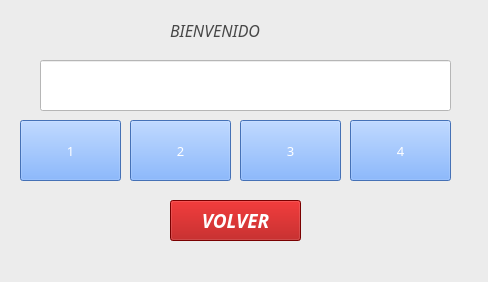
<?xml version="1.0" encoding="UTF-8"?>
<ui version="4.0">
 <class>MainWindow</class>
 <widget class="QMainWindow" name="MainWindow">
  <property name="geometry">
   <rect>
    <x>0</x>
    <y>0</y>
    <width>488</width>
    <height>282</height>
   </rect>
  </property>
  <property name="windowTitle">
   <string>MainWindow</string>
  </property>
  <property name="styleSheet">
   <string notr="true">background-color: rgb(236, 236, 236);</string>
  </property>
  <widget class="QWidget" name="centralwidget">
   <widget class="QLineEdit" name="linea">
    <property name="geometry">
     <rect>
      <x>40</x>
      <y>60</y>
      <width>411</width>
      <height>51</height>
     </rect>
    </property>
    <property name="font">
     <font>
      <family>Poor Richard</family>
      <pointsize>12</pointsize>
     </font>
    </property>
    <property name="styleSheet">
     <string notr="true">background-color: rgb(255, 255, 255);</string>
    </property>
   </widget>
   <widget class="QLabel" name="label_2">
    <property name="geometry">
     <rect>
      <x>170</x>
      <y>10</y>
      <width>131</width>
      <height>41</height>
     </rect>
    </property>
    <property name="font">
     <font>
      <family>Monotype Corsiva</family>
      <pointsize>12</pointsize>
      <weight>50</weight>
      <italic>true</italic>
      <bold>false</bold>
     </font>
    </property>
    <property name="styleSheet">
     <string notr="true">background-color: rgb(236, 236, 236);
color: rgb(71, 71, 71);</string>
    </property>
    <property name="text">
     <string>BIENVENIDO</string>
    </property>
   </widget>
   <widget class="QPushButton" name="uno">
    <property name="geometry">
     <rect>
      <x>20</x>
      <y>120</y>
      <width>101</width>
      <height>61</height>
     </rect>
    </property>
    <property name="font">
     <font>
      <family>Lucida Fax</family>
      <pointsize>10</pointsize>
      <weight>50</weight>
      <italic>false</italic>
      <bold>false</bold>
     </font>
    </property>
    <property name="styleSheet">
     <string notr="true">color: rgb(255, 255, 255);
background-color: rgb(97, 158, 255);</string>
    </property>
    <property name="text">
     <string>1</string>
    </property>
   </widget>
   <widget class="QPushButton" name="cuatro">
    <property name="geometry">
     <rect>
      <x>350</x>
      <y>120</y>
      <width>101</width>
      <height>61</height>
     </rect>
    </property>
    <property name="font">
     <font>
      <family>Lucida Fax</family>
      <pointsize>10</pointsize>
      <weight>50</weight>
      <italic>false</italic>
      <bold>false</bold>
     </font>
    </property>
    <property name="styleSheet">
     <string notr="true">color: rgb(255, 255, 255);
background-color: rgb(97, 158, 255);</string>
    </property>
    <property name="text">
     <string>4</string>
    </property>
   </widget>
   <widget class="QPushButton" name="volver">
    <property name="geometry">
     <rect>
      <x>170</x>
      <y>200</y>
      <width>131</width>
      <height>41</height>
     </rect>
    </property>
    <property name="font">
     <font>
      <family>Lucida Fax</family>
      <pointsize>14</pointsize>
      <weight>75</weight>
      <italic>true</italic>
      <bold>true</bold>
     </font>
    </property>
    <property name="styleSheet">
     <string notr="true">color: rgb(255, 255, 255);
background-color: rgb(170, 0, 0);</string>
    </property>
    <property name="text">
     <string>VOLVER</string>
    </property>
   </widget>
   <widget class="QPushButton" name="tres">
    <property name="geometry">
     <rect>
      <x>240</x>
      <y>120</y>
      <width>101</width>
      <height>61</height>
     </rect>
    </property>
    <property name="font">
     <font>
      <family>Lucida Fax</family>
      <pointsize>10</pointsize>
      <weight>50</weight>
      <italic>false</italic>
      <bold>false</bold>
     </font>
    </property>
    <property name="styleSheet">
     <string notr="true">color: rgb(255, 255, 255);
background-color: rgb(97, 158, 255);</string>
    </property>
    <property name="text">
     <string>3</string>
    </property>
   </widget>
   <widget class="QPushButton" name="dos">
    <property name="geometry">
     <rect>
      <x>130</x>
      <y>120</y>
      <width>101</width>
      <height>61</height>
     </rect>
    </property>
    <property name="font">
     <font>
      <family>Lucida Fax</family>
      <pointsize>10</pointsize>
      <weight>50</weight>
      <italic>false</italic>
      <bold>false</bold>
     </font>
    </property>
    <property name="styleSheet">
     <string notr="true">color: rgb(255, 255, 255);
background-color: rgb(97, 158, 255);</string>
    </property>
    <property name="text">
     <string>2</string>
    </property>
   </widget>
  </widget>
  <widget class="QMenuBar" name="menubar">
   <property name="geometry">
    <rect>
     <x>0</x>
     <y>0</y>
     <width>488</width>
     <height>21</height>
    </rect>
   </property>
  </widget>
  <widget class="QStatusBar" name="statusbar"/>
 </widget>
 <resources/>
 <connections/>
</ui>
